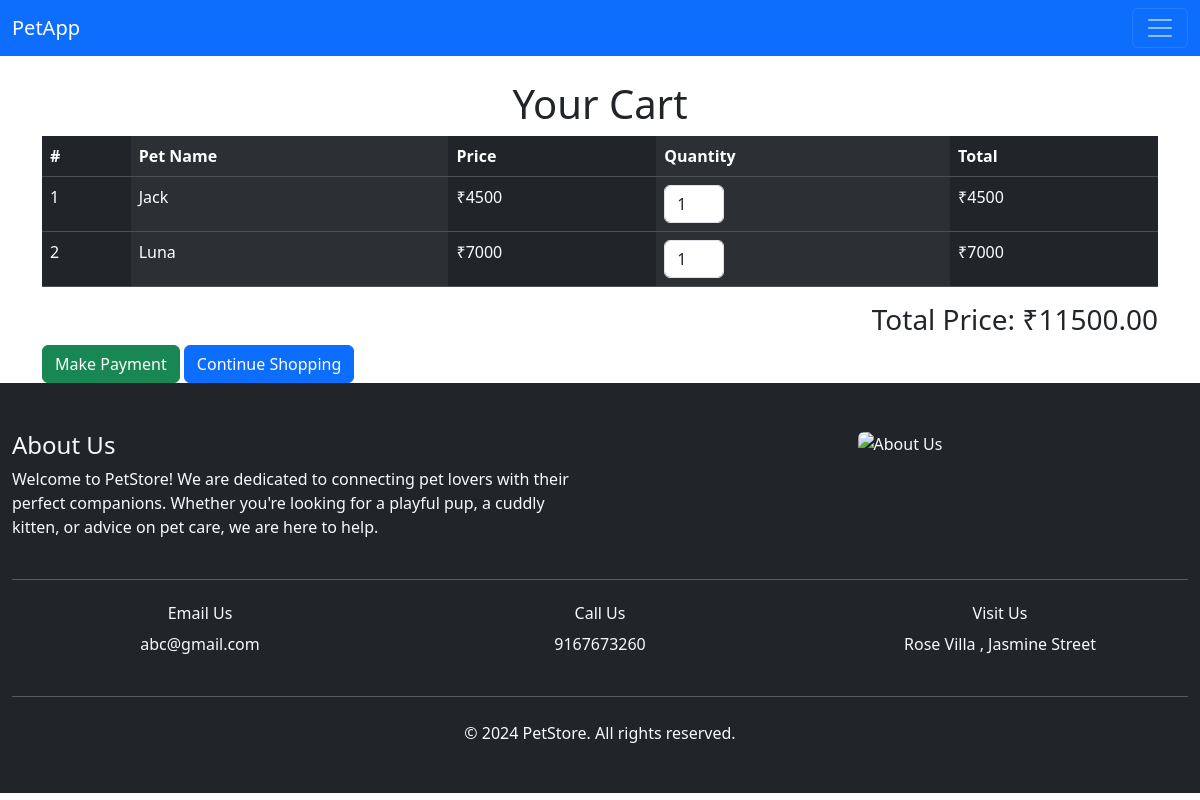
/cart/ (signed in), run on an earlier commit of the app's database.
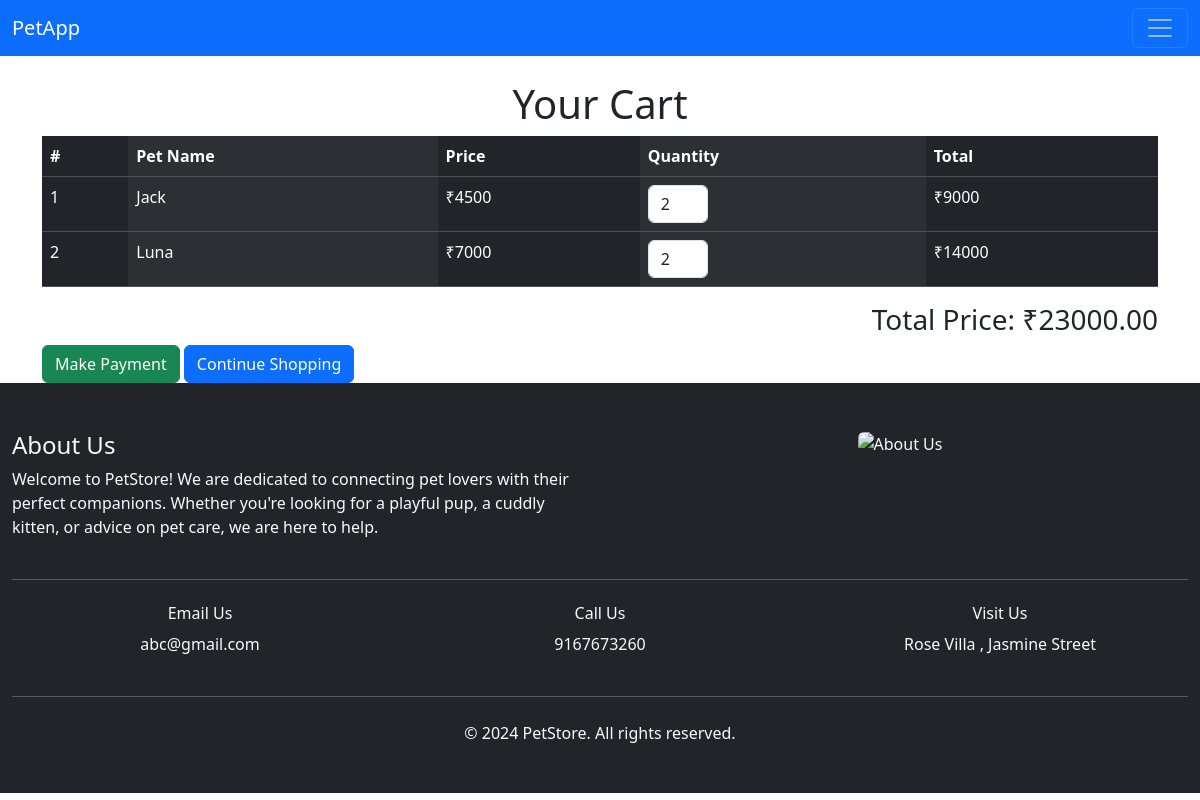
And on a later commit of the database.
### petstore/models.py (models this page shows, shortened)
class Cart(models.Model):
    user = models.ForeignKey(User, on_delete = models.CASCADE, related_name="cart_items")
    pet = models.ForeignKey('petapp.Pet', on_delete= models.CASCADE)
    quantity = models.PositiveIntegerField(default=1)

### petapp/models.py (models this page shows, shortened)
class Pet(models.Model):
    petapp_owner = models.ForeignKey(
        User,
        on_delete = models.CASCADE,
        default = 1,
        )
    added_by = models.CharField( max_length = 50,default = 'user')
    gender_choices = (('male','Male'),('female','Female'))
    animal_type = models.CharField(max_length=1,choices=(('D','Dog'),('C','Cat')), null=False)
    image = models.ImageField(upload_to='media/')
    name = models.CharField(max_length=100)
    price = models.IntegerField()
    species = models.CharField(max_length=50)
    breed = models.CharField(max_length=100)
    age = models.IntegerField()
    gender = models.CharField(max_length=30,choices= gender_choices)
    description = models.CharField(max_length=400)
    objects = models.Manager()
    pets = CustomManager()
    pet = PetsQuerySet.as_manager()
    class Meta:
        db_table = 'Pet'

### petstore/views.py (the view)
# urls.py: path('cart/',view_cart,name='view_cart'),
@login_required
def view_cart(request):
    cart_items = Cart.objects.filter(user=request.user)
    cart_data = []
    total_price = 0
    for item in cart_items:
        item_total = item.pet.price * item.quantity
        total_price += item_total
        cart_data.append({
            'item': item,
            'total': item_total,
        })
    return render(request, 'petstore/add_cart.html', {'cart_data': cart_data, 'total_price': total_price})

### petstore/context_processors.py (called while the page is built)
def profile_status(request):
    if request.user.is_authenticated:
        return {'profile_exists':Profile.objects.filter(user = request.user).exists()}
    return {'profile_exists': False}

### petstore/templates/petstore/add_cart.html (shortened to what this page needs)
{% extends 'petapp/base.html' %}
{% block content %}
<div class="container mt-4">
    <h1 class="text-center">Your Cart</h1>
    <table class="table table-dark table-striped-columns">
        <thead>
            <tr>
                <th>#</th>
                <th>Pet Name</th>
                <th>Price</th>
                <th>Quantity</th>
                <th>Total</th>
            </tr>
        </thead>
        <tbody>
            {% for entry in cart_data %}
            <tr>
                <td>{{ forloop.counter }}</td>
                <td>{{ entry.item.pet.name }}</td>
                <td>₹{{ entry.item.pet.price }}</td>
                <td>
                    <input type="number"
                           name="quantity"
                           value="{{ entry.item.quantity }}"
                           min="0" max="3"
                           class="form-control d-inline quantity-input"
                           style="width: 60px;"
                           data-item-id="{{ entry.item.id }}">
                </td>
                <td class="item-total" id="item-total-{{ entry.item.id }}">₹{{ entry.total }}</td>
            </tr>
            {% empty %}
            <tr>
                <td colspan="6" class="text-center">Your cart is empty.</td>
            </tr>
            {% endfor %}
        </tbody>
    </table>
    <div class="text-end">
        <h3>Total Price: ₹<span id="grandTotal">{{ total_price|floatformat:2 }}</span></h3>
    </div>
    <a href="{% url 'paypal_payment' %}" class="btn btn-success">Make Payment</a>
    <a href="{% url 'pet_list' %}" class="btn btn-primary">Continue Shopping</a>
</div>
{% endblock %}

What changed in the data, as far as the page shows it:
changed Cart "Jack": quantity "1" → "2"; total "4500" → "9000"
changed Cart "Luna": quantity "1" → "2"; total "7000" → "14000"
Also different on the page:
{{ total_price|floatformat:2 }}: "11500.00" → "23000.00"
